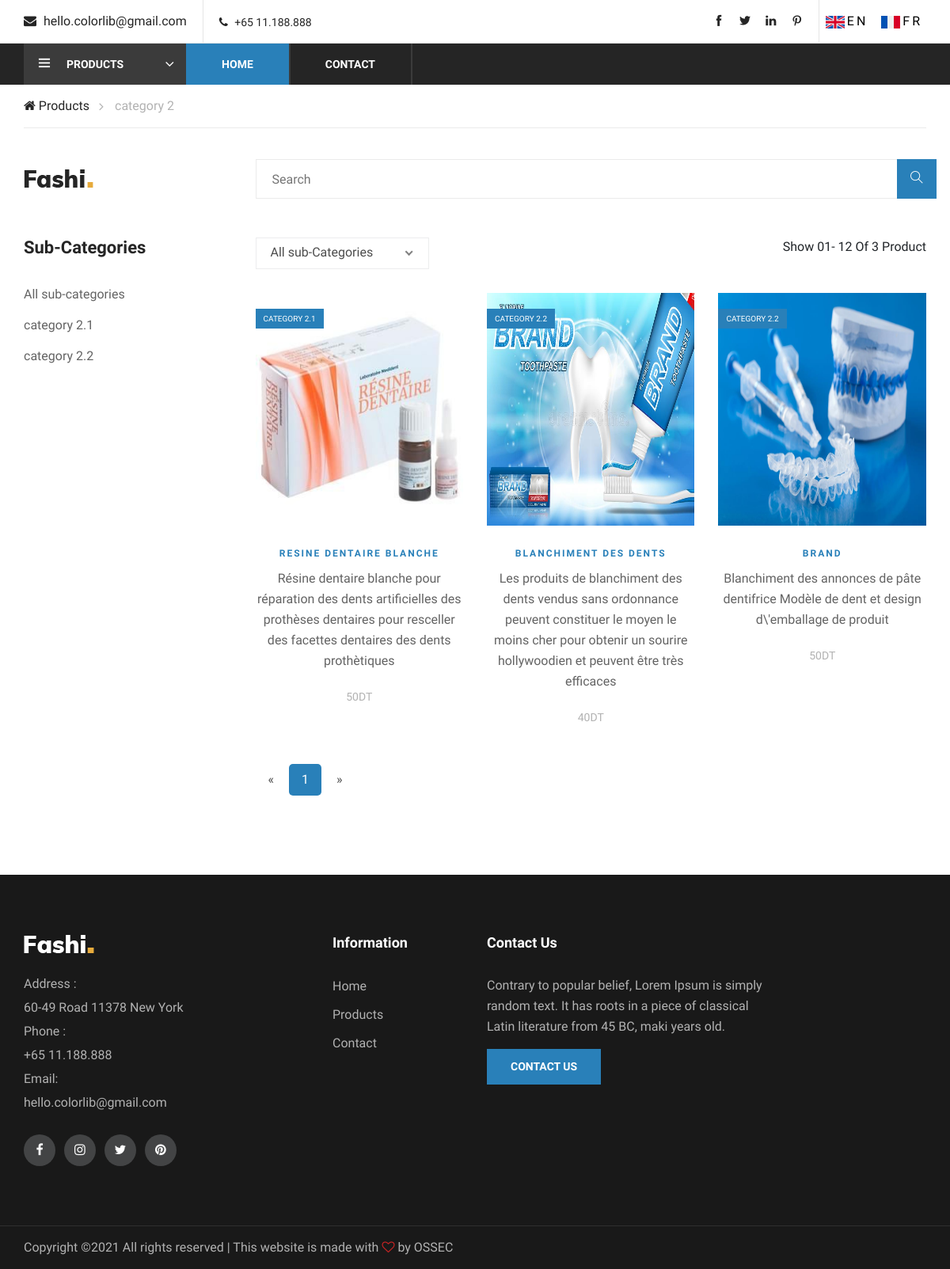
The app's page /front/shop.php?idcateg=37 with its own data.
### tables this page shows
CREATE TABLE `categorie` (
  `id` int(11) NOT NULL,
  `nom` varchar(200) NOT NULL
);

CREATE TABLE `souscategorie` (
  `id` int(11) NOT NULL,
  `name` varchar(200) NOT NULL,
  `id_categorie` int(11) NOT NULL
);

CREATE TABLE `produit` (
  `id` int(11) NOT NULL,
  `nom` varchar(200) NOT NULL,
  `description` text NOT NULL,
  `url_image` varchar(500) NOT NULL,
  `prix` double NOT NULL DEFAULT '0',
  `id_categ` int(11) NOT NULL,
  `id_sous_categ` int(11) NOT NULL
);

### front/shop.php (the view, shortened to what this page needs)
<!DOCTYPE html>
<html lang="zxx">
<head>
    <link rel="stylesheet" href="css/bootstrap.min.css" type="text/css">
    <link rel="stylesheet" href="css/font-awesome.min.css" type="text/css">
    <link rel="stylesheet" href="css/themify-icons.css" type="text/css">
    <link rel="stylesheet" href="css/elegant-icons.css" type="text/css">
    <link rel="stylesheet" href="css/owl.carousel.min.css" type="text/css">
    <link rel="stylesheet" href="css/nice-select.css" type="text/css">
    <link rel="stylesheet" href="css/jquery-ui.min.css" type="text/css">
    <link rel="stylesheet" href="css/slicknav.min.css" type="text/css">
    <link rel="stylesheet" href="css/style.css" type="text/css">
    <link rel="stylesheet" href="css/jquery.paginate.css">
    <?php
        require "../back/dbconfig.php";
    ?>
   <link rel="stylesheet" href="https://unpkg.com/aos@next/dist/aos.css" />
</head>
<body>
    <header class="header-section">
        <div class="header-top" data-aos="fade-up">
            <div class="container">
                <div class="ht-left">
                    <div class="mail-service">
                        <i class=" fa fa-envelope"></i>
                        hello.colorlib@gmail.com
                    </div>
                    <div class="phone-service">
                        <i class=" fa fa-phone"></i>
                        +65 11.188.888
                    </div>
                </div>
                <div class="ht-right ">
                     <div class="lan-selector">
                        <a class="lang_selector trn" href="#" data-value="en" ><img src="images/uk.png" alt="" class="flag">EN</a>
                        <a class="lang_selector trn" href="#" data-value="fr" ><img src="images/france.png" alt="" class="flag">FR</a>
                     </div>
                    <div class="top-social">
                        <a href="#"><i class="ti-facebook"></i></a>
                        <a href="#"><i class="ti-twitter-alt"></i></a>
                        <a href="#"><i class="ti-linkedin"></i></a>
                        <a href="#"><i class="ti-pinterest"></i></a>
                    </div>
                </div>
            </div>
        </div>
        <div class="nav-item" data-aos="fade-up">
            <div class="container">
                <div class="nav-depart">
                <div class="depart-btn">
                        <i class="ti-menu"></i>
                        <span class="trn">Products</span>
                            <?php
                                $cat = new categorie($db_config)  ;
                                $req = $cat->get_all_cat();
                            ?>
                    </div>
                </div>
                <nav class="nav-menu mobile-menu">
                    <ul>
                        <li class="active"><a href="index.php" class="trn">Home</a></li>
                        <li><a href="contact.php"  class="trn">Contact</a></li>
                    </ul>
                </nav>
            </div>
        </div>
    </header>
    <div class="breacrumb-section">
        <div class="container">
            <div class="row">
                <div class="col-lg-12">
                    <div class="breadcrumb-text">
                        <a href="#" class="trn"><i class="fa fa-home"></i> Products</a>
                        <span  class="trn">
                            <?php
                                if(isset($_GET['idcateg'])){
                                    $req = $db_config->prepare("SELECT * FROM categorie WHERE id=:uid  ");
                                    $req->execute(array(':uid'=>$_GET['idcateg']));
                                    $ligne=$req->fetch(PDO::FETCH_ASSOC);
                                    echo $ligne['nom'];
                                }
                            ?>
                        </span>
                    </div>
                </div>
            </div>
        </div>
    </div>
        <div class="container" data-aos="fade-up">
                <div class="inner-header">
                    <div class="row">
                        <div class="col-lg-3 col-md-3">
                            <div class="logo">
                                <a href="#">
                                    <img src="img/logo.png" alt="">
                                </a>
                            </div>
                        </div>
                        <div class="col-lg-9  col-md-9">
                            <div class="advanced-search">
                                <form action="#" class="input-group">
                                    <input id="search-input" type="text" placeholder="Search"  class="trn">
                                    <button type="button"><i class="ti-search"></i></button>
                                </form>
                            </div>
                        </div>
                    </div>
                </div>
            </div>
    <section class="product-shop spad">
        <div class="container">
            <div class="row">
                <div class="col-lg-3 col-md-6 col-sm-8 order-2 order-lg-1 produts-sidebar-filter" data-aos="fade-up">
                    <div class="filter-widget">
                        <h4 class="fw-title">Sub-Categories</h4>
                        <ul class="filter-catagories">
                        <?php
                            echo '<li><a href="shop.php?idcateg='.$_GET['idcateg'].'">All sub-categories</a></li>';
                            if(isset($_GET['idcateg'])){
                                $req = $db_config->prepare("SELECT * FROM souscategorie WHERE id_categorie=:uid  ");
                                $req->execute(array(':uid'=>$_GET['idcateg']));
                                while ($ligne = $req->fetch()) {
                                    echo '<li><a href="shop.php?idcateg='.$_GET['idcateg'].'&idsouscateg='.$ligne['id'].'">'.$ligne['name'].'</a></li>';
                                }
                            }
                        ?>
                        </ul>
                    </div>
                </div>
                <div class="col-lg-9 order-1 order-lg-2">
                    <div class="product-show-option">
                        <div class="row">
                            <div class="col-lg-7 col-md-7" data-aos="fade-up">
                                <div class="select-option">
                                    <?php
                                                if(isset($_GET['idcateg'])){
                                                    $req = $db_config->prepare("SELECT * FROM souscategorie WHERE id_categorie=:uid  ");
                                                    $req->execute(array(':uid'=>$_GET['idcateg']));
                                                }
                                    ?>
                                </div>
                            </div>
                            <div class="col-lg-5 col-md-5 text-right">
                                <?php
                                    if(isset($_GET['idcateg'])&&!isset($_GET['idsouscateg']))
                                    {
                                        $req = $db_config->prepare("SELECT * FROM produit WHERE id_categ=:uid  ");
                                        $req->execute(array(':uid'=>$_GET['idcateg']));
                                    }
                                    else if(isset($_GET['idcateg'])&&isset($_GET['idsouscateg'])){
                                        $req = $db_config->prepare("SELECT * FROM produit WHERE id_categ=:uid AND id_sous_categ=:idsubcat");
                                        $req->execute(array(':uid'=>$_GET['idcateg'],':idsubcat'=>$_GET['idsouscateg']));
                                    }
                                    $count = $req->rowCount();
                                    echo '<span class="trn">Show 01- 12 Of </span>'.$count.'<span class="trn"> Product</span>';
                                ?>
                            </div>
                        </div>
                    </div>
                    <div class="product-list" data-aos="fade-up">
                        <div class="row" id="example">
                            <?php
                            if(isset($_GET['idcateg'])&&!isset($_GET['idsouscateg']))
                            {
                                $req = $db_config->prepare("SELECT * FROM produit WHERE id_categ=:uid  ");
                                $req->execute(array(':uid'=>$_GET['idcateg']));
                            }
                            else if(isset($_GET['idcateg'])&&isset($_GET['idsouscateg'])){
                                $req = $db_config->prepare("SELECT * FROM produit WHERE id_categ=:uid AND id_sous_categ=:idsubcat");
                                $req->execute(array(':uid'=>$_GET['idcateg'],':idsubcat'=>$_GET['idsouscateg']));
                            }
                            while ($ligne = $req->fetch())
                            {
                                echo'<div class="col-lg-4 col-sm-6">
                                    <div class="product-item" data-aos="fade-up">
                                        <div class="pi-pic">
                                            <img src="../images/'.$ligne['url_image'].'" alt="" class="img">';
                                            $req2 = $db_config->prepare("SELECT name, id FROM souscategorie WHERE id=:uid  ");
                                            $req2->execute(array(':uid'=>$ligne['id_sous_categ']));
                                            $ligne2=$req2->fetch(PDO::FETCH_ASSOC);
                                            echo '<div class="sale pp-sale">'.$ligne2['name'].'</div>
                                            <div class="icon">
                                                <i class="icon_heart_alt"></i>
                                            </div>
                                        </div>
                                        <div class="pi-text">
                                            <div class="catagory-name">
                                                <span>'.$ligne['nom'].'</span>
                                            </div>
                                            <div class="product-price">
                                            <p>'.$ligne['description'].'</p>
                                            <div class="product-price"><span>'.$ligne['prix'].'DT</span></div>
                                            </div>
                                        </div>
                                    </div>
                                </div>';
                            }
                            ?>
                        </div>
                    </div>
                </div>
            </div>
        </div>
    </section>
 <footer class="footer-section"  data-aos="fade-up">
        <div class="container">
            <div class="row">
                <div class="col-lg-3">
                    <div class="footer-left">
                        <div class="footer-logo">
                            <a href="#"><img src="img/footer-logo.png" alt=""></a>
                        </div>
                        <ul>
                            <li class="trn">Address :</li>
                            <li> 60-49 Road 11378 New York</li>
                            <li class="trn">Phone :</li>
                            <li>+65 11.188.888</li>
                            <li>Email: </li>
                            <li>hello.colorlib@gmail.com</li>
                        </ul>
                        <div class="footer-social">
                            <a href="#"><i class="fa fa-facebook"></i></a>
                            <a href="#"><i class="fa fa-instagram"></i></a>
                            <a href="#"><i class="fa fa-twitter"></i></a>
                            <a href="#"><i class="fa fa-pinterest"></i></a>
                        </div>
                    </div>
                </div>
                <div class="col-lg-2 offset-lg-1">
                    <div class="footer-widget">
                        <h5>Information</h5>
                        <ul>
                            <li><a href="index.php" class="trn">Home</a></li>
                            <li><a href="#" class="trn">Products</a></li>
                            <li><a href="contact.php" class="trn">Contact</a></li>
                        </ul>
                    </div>
                </div>
                <div class="col-lg-4">
                    <div class="newslatter-item">
                        <h5 class="trn">Contact Us</h5>
                        <p>Contrary to popular belief, Lorem Ipsum is simply random text. It has roots in a piece of
                            classical Latin literature from 45 BC, maki years old.</p>
                        <a href="contact.php" class="primary-btn  trn">Contact Us</a>
                    </div>
                </div>
            </div>
        </div>
        <div class="copyright-reserved">
            <div class="container">
                <div class="row">
                    <div class="col-lg-12" style="text-align:center;">
                        <div class="copyright-text" >
Copyright &copy;<script>document.write(new Date().getFullYear());</script> All rights reserved | This website is made with <i class="fa fa-heart-o" aria-hidden="true"></i> by <a href="https://colorlib.com" target="_blank">OSSEC</a>
                        </div>
                    </div>
                </div>
            </div>
        </div>
    </footer>
</body>
</html>

### records on screen
categorie: nom "category 2"
souscategorie: name "category 2.1"
souscategorie: name "category 2.2"
produit: url_image (picture), id_sous_categ.name "CATEGORY 2.1", nom "RESINE DENTAIRE BLANCHE", description "Résine dentaire blanche pour réparation des dents artificielles des prothèses dentaires pour resceller des facettes dentaires des dents prothètiques", prix "50"
produit: url_image (picture), id_sous_categ.name "CATEGORY 2.2", nom "BLANCHIMENT DES DENTS", description "Les produits de blanchiment des dents vendus sans ordonnance peuvent constituer le moyen le moins cher pour obtenir un sourire hollywoodien et peuvent être très efficaces", prix "40"
produit: url_image (picture), id_sous_categ.name "CATEGORY 2.2", nom "BRAND", description "Blanchiment des annonces de pâte dentifrice Modèle de dent et design d\\'emballage de produit", prix "50"

### other values on screen
$count "3"
